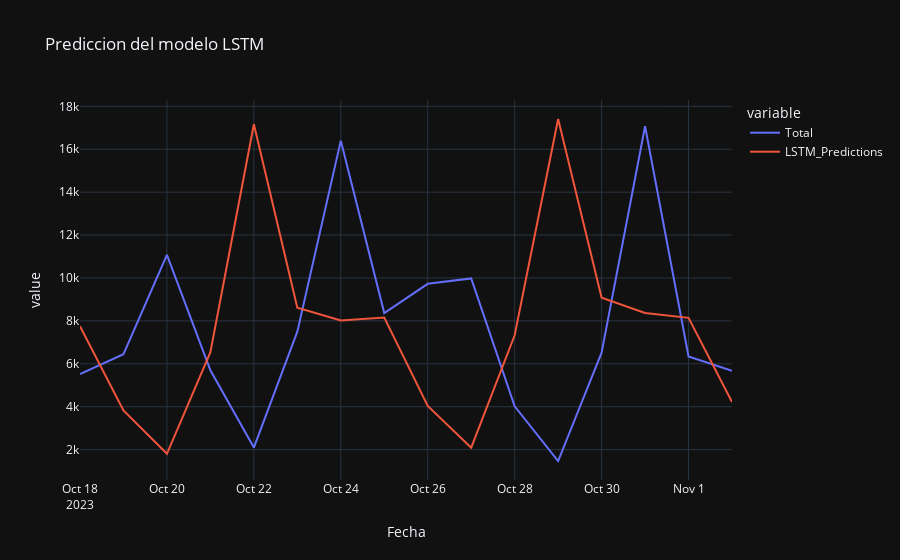

The notebook cell saved with this chart:
### Code cell
ai = test_data[['Total','LSTM_Predictions']]
fig = px.line(ai, x= test_data.index, y = ai.columns, title = 'Prediccion del modelo LSTM', template = 'plotly_dark')
fig.show()

### Figure 1 — Plotly figure (JSON) as saved in the notebook; plotly's stock layout.template omitted (floating-point values rounded to 4 significant figures)
{"data": [{"hovertemplate": "variable=Total<br>Fecha=%{x}<br>value=%{y}<extra></extra>", "legendgroup": "Total", "line": {"color": "#636efa", "dash": "solid"}, "marker": {"symbol": "circle"}, "mode": "lines", "name": "Total", "orientation": "v", "showlegend": true, "type": "scatter", "x": ["2023-10-18T00:00:00", "2023-10-19T00:00:00", "2023-10-20T00:00:00", "2023-10-21T00:00:00", "2023-10-22T00:00:00", "2023-10-23T00:00:00", "2023-10-24T00:00:00", "2023-10-25T00:00:00", "2023-10-26T00:00:00", "2023-10-27T00:00:00", "2023-10-28T00:00:00", "2023-10-29T00:00:00", "2023-10-30T00:00:00", "2023-10-31T00:00:00", "2023-11-01T00:00:00", "2023-11-02T00:00:00"], "xaxis": "x", "y": [5524.0, 6445.0, 11070.0, 5698.0, 2096.0, 7501.0, 16400.0, 8367, 9727.0, 9980.0, 4020.0, 1470.0, 6522.0, 17070.0, 6341.0, 5677.0], "yaxis": "y"}, {"hovertemplate": "variable=LSTM_Predictions<br>Fecha=%{x}<br>value=%{y}<extra></extra>", "legendgroup": "LSTM_Predictions", "line": {"color": "#EF553B", "dash": "solid"}, "marker": {"symbol": "circle"}, "mode": "lines", "name": "LSTM_Predictions", "orientation": "v", "showlegend": true, "type": "scatter", "x": ["2023-10-18T00:00:00", "2023-10-19T00:00:00", "2023-10-20T00:00:00", "2023-10-21T00:00:00", "2023-10-22T00:00:00", "2023-10-23T00:00:00", "2023-10-24T00:00:00", "2023-10-25T00:00:00", "2023-10-26T00:00:00", "2023-10-27T00:00:00", "2023-10-28T00:00:00", "2023-10-29T00:00:00", "2023-10-30T00:00:00", "2023-10-31T00:00:00", "2023-11-01T00:00:00", "2023-11-02T00:00:00"], "xaxis": "x", "y": [7751.0, 3831.0, 1806.0, 6544.0, 17160.0, 8616.0, 8017.0, 8159.0, 4038.0, 2090.0, 7328.0, 17410.0, 9078.0, 8370.0, 8142.0, 4219.0], "yaxis": "y"}], "layout": {"legend": {"title": {"text": "variable"}, "tracegroupgap": 0}, "title": {"text": "Prediccion del modelo LSTM"}, "xaxis": {"anchor": "y", "domain": [0, 1], "title": {"text": "Fecha"}}, "yaxis": {"anchor": "x", "domain": [0, 1], "title": {"text": "value"}}}}
